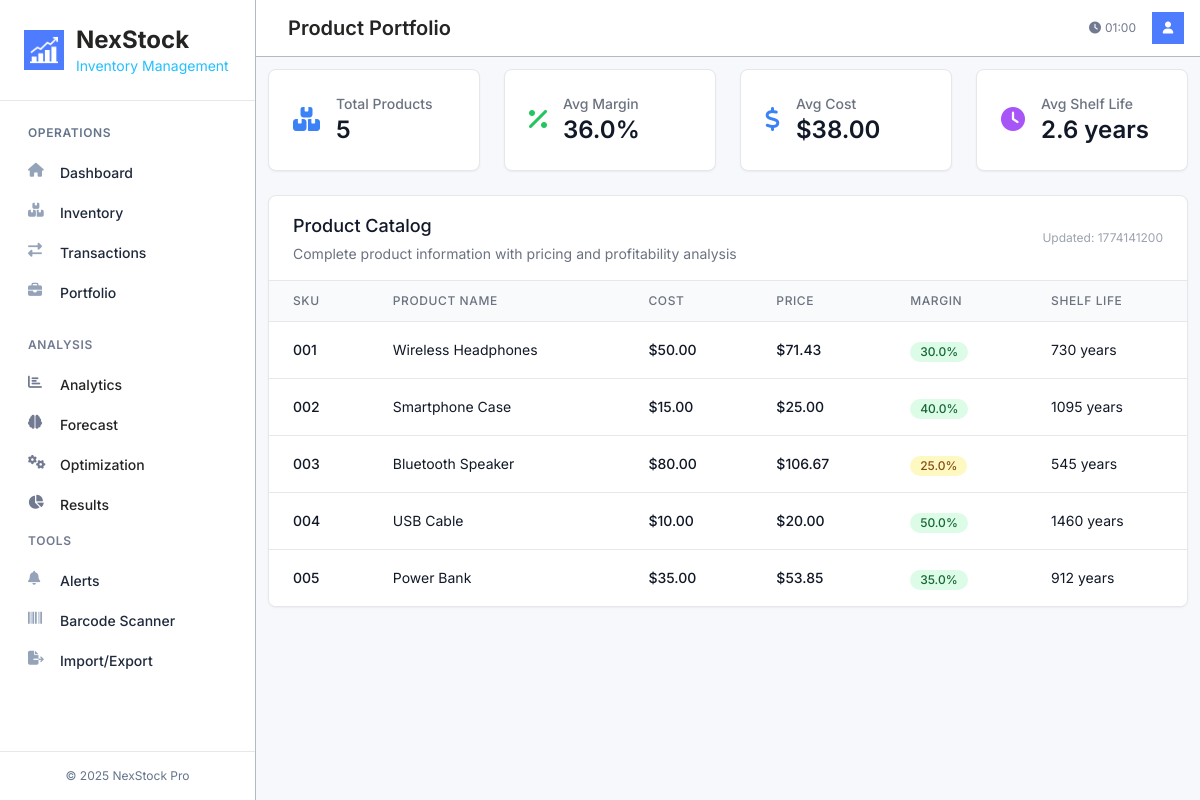
Screenshot of /portfolio_fresh with the database file from the repository.
### tables this page shows
CREATE TABLE products (
                SKU TEXT PRIMARY KEY,
                NAME TEXT,
                COST REAL,
                MARGIN REAL,
                EXPIRATION INTEGER
            , supplier_id INTEGER, supplier_lead_time_days INTEGER DEFAULT 7, created_at TEXT, updated_at TEXT);

### app.py (the view)
@app.route("/portfolio_fresh", methods=["GET"])
def portfolio_fresh():
    try:
        products = execute_query("SELECT * FROM products")
        print(f"Fresh Portfolio route: Found {len(products)} products")
        if products:
            print(f"First product data: SKU={products[0].get('SKU')}, COST={products[0].get('COST')}, MARGIN={products[0].get('MARGIN')}")
        from flask import make_response
        import time
        import time
        timestamp = int(time.time())
        response = make_response(render_template("portfolio_fresh.html", products=products, cache_bust=timestamp))
        response.headers['Cache-Control'] = 'no-cache, no-store, must-revalidate, max-age=0'
        response.headers['Pragma'] = 'no-cache'
        response.headers['Expires'] = '0'
        response.headers['Last-Modified'] = 'Thu, 01 Jan 1970 00:00:00 GMT'
        return response
    except Exception as e:
        print(f"Error in fresh portfolio route: {e}")
        return f"Error: {e}", 500

### app.py (called while the page is built)
@app.context_processor
def inject_cache_buster():
    import time
    return {'cache_buster': int(time.time())}

def get_db_connection():
    db_path = os.path.join(os.path.dirname(os.path.abspath(__file__)), DATABASE)
    print(f"Attempting to connect to database at: {db_path}", flush=True)
    print(f"Database file exists: {os.path.exists(db_path)}", flush=True)
    conn = sqlite3.connect(db_path)
    conn.row_factory = sqlite3.Row
    return conn

def execute_query(query, *params):
    conn = get_db_connection()
    try:
        cursor = conn.cursor()
        cursor.execute(query, params)
        if query.strip().upper().startswith('SELECT'):
            rows = cursor.fetchall()
            return [dict(row) for row in rows]
        else:
            conn.commit()
            return cursor.rowcount
    except Exception as e:
        print(f"Database error: {e}")
        raise e
    finally:
        conn.close()

@app.after_request
def after_request(response):
    response.headers["Cache-Control"] = "no-cache, no-store, must-revalidate"
    response.headers["Expires"] = 0
    response.headers["Pragma"] = "no-cache"
    return response

### templates/portfolio_fresh.html (shortened to what this page needs)
{% extends "layout.html" %}
{% block page_title %}Product Portfolio{% endblock %}
{% block main %}
<div class="space-y-6">
    <div class="grid grid-cols-1 md:grid-cols-4 gap-6">
        <div class="bg-white rounded-lg shadow-sm border border-gray-200 p-6">
            <div class="flex items-center">
                <div class="flex-shrink-0">
                    <i class="fas fa-boxes text-2xl text-blue-500"></i>
                </div>
                <div class="ml-4">
                    <p class="text-sm font-medium text-gray-500">Total Products</p>
                    <p class="text-2xl font-semibold text-gray-900">{{ products|length }}</p>
                </div>
            </div>
        </div>
        <div class="bg-white rounded-lg shadow-sm border border-gray-200 p-6">
            <div class="flex items-center">
                <div class="flex-shrink-0">
                    <i class="fas fa-percentage text-2xl text-green-500"></i>
                </div>
                <div class="ml-4">
                    <p class="text-sm font-medium text-gray-500">Avg Margin</p>
                    <p class="text-2xl font-semibold text-gray-900">
                        {% set ns = namespace(total=0, count=0) %}
                        {% for product in products %}
                            {% if product.MARGIN is not none %}
                                {% set ns.total = ns.total + (product.MARGIN * 100) %}
                                {% set ns.count = ns.count + 1 %}
                            {% endif %}
                        {% endfor %}
                        {% if ns.count > 0 %}
                            {{ "%.1f"|format(ns.total / ns.count) }}%
                        {% else %}
                            N/A
                        {% endif %}
                    </p>
                </div>
            </div>
        </div>
        <div class="bg-white rounded-lg shadow-sm border border-gray-200 p-6">
            <div class="flex items-center">
                <div class="flex-shrink-0">
                    <i class="fas fa-dollar-sign text-2xl text-blue-500"></i>
                </div>
                <div class="ml-4">
                    <p class="text-sm font-medium text-gray-500">Avg Cost</p>
                    <p class="text-2xl font-semibold text-gray-900">
                        {% set ns = namespace(total=0, count=0) %}
                        {% for product in products %}
                            {% if product.COST is not none %}
                                {% set ns.total = ns.total + product.COST %}
                                {% set ns.count = ns.count + 1 %}
                            {% endif %}
                        {% endfor %}
                        {% if ns.count > 0 %}
                            ${{ "%.2f"|format(ns.total / ns.count) }}
                        {% else %}
                            N/A
                        {% endif %}
                    </p>
                </div>
            </div>
        </div>
        <div class="bg-white rounded-lg shadow-sm border border-gray-200 p-6">
            <div class="flex items-center">
                <div class="flex-shrink-0">
                    <i class="fas fa-clock text-2xl text-purple-500"></i>
                </div>
                <div class="ml-4">
                    <p class="text-sm font-medium text-gray-500">Avg Shelf Life</p>
                    <p class="text-2xl font-semibold text-gray-900">
                        {% set ns = namespace(total=0, count=0) %}
                        {% for product in products %}
                            {% if product.EXPIRATION is not none %}
                                {% set ns.total = ns.total + product.EXPIRATION %}
                                {% set ns.count = ns.count + 1 %}
                            {% endif %}
                        {% endfor %}
                        {% if ns.count > 0 %}
                            {% set avg_exp_days = ns.total / ns.count %}
                            {% set avg_exp_years = avg_exp_days / 365 %}
                            {{ "%.1f"|format(avg_exp_years) }} years
                        {% else %}
                            N/A
                        {% endif %}
                    </p>
                </div>
            </div>
        </div>
    </div>
    <div class="bg-white rounded-lg shadow-sm border border-gray-200 overflow-hidden">
        <div class="px-6 py-4 border-b border-gray-200">
            <div class="flex justify-between items-center">
                <div>
                    <h3 class="text-lg font-medium text-gray-900">Product Catalog</h3>
                    <p class="mt-1 text-sm text-gray-500">Complete product information with pricing and profitability analysis</p>
                </div>
                <div class="text-xs text-gray-400">
                    Updated: {{ cache_bust }}
                </div>
            </div>
        </div>
        <div class="overflow-x-auto">
            <table class="min-w-full divide-y divide-gray-200">
                <thead class="bg-gray-50">
                    <tr>
                        <th class="px-6 py-3 text-left text-xs font-medium text-gray-500 uppercase tracking-wider">
                            SKU
                        </th>
                        <th class="px-6 py-3 text-left text-xs font-medium text-gray-500 uppercase tracking-wider">
                            Product Name
                        </th>
                        <th class="px-6 py-3 text-left text-xs font-medium text-gray-500 uppercase tracking-wider">
                            Cost
                        </th>
                        <th class="px-6 py-3 text-left text-xs font-medium text-gray-500 uppercase tracking-wider">
                            Price
                        </th>
                        <th class="px-6 py-3 text-left text-xs font-medium text-gray-500 uppercase tracking-wider">
                            Margin
                        </th>
                        <th class="px-6 py-3 text-left text-xs font-medium text-gray-500 uppercase tracking-wider">
                            Shelf Life
                        </th>
                    </tr>
                </thead>
                <tbody class="bg-white divide-y divide-gray-200">
                    {% for product in products %}
                    <tr class="hover:bg-gray-50">
                        <td class="px-6 py-4 whitespace-nowrap text-sm font-medium text-gray-900">
                            {{ product.SKU }}
                        </td>
                        <td class="px-6 py-4 whitespace-nowrap text-sm text-gray-900">
                            {{ product.NAME or 'Unnamed Product' }}
                        </td>
                        <td class="px-6 py-4 whitespace-nowrap text-sm font-medium text-gray-900">
                            ${{ "%.2f"|format(product.COST) }}
                        </td>
                        <td class="px-6 py-4 whitespace-nowrap text-sm font-medium text-gray-900">
                            {% set calculated_price = product.COST * (100 / (100 - (product.MARGIN * 100))) %}
                            ${{ "%.2f"|format(calculated_price) }}
                        </td>
                        <td class="px-6 py-4 whitespace-nowrap">
                            {% set margin_percent = product.MARGIN * 100 %}
                            {% if margin_percent >= 30 %}
                                <span class="inline-flex items-center px-2.5 py-0.5 rounded-full text-xs font-medium bg-green-100 text-green-800">
                                    {{ "%.1f"|format(margin_percent) }}%
                                </span>
                            {% elif margin_percent >= 15 %}
                                <span class="inline-flex items-center px-2.5 py-0.5 rounded-full text-xs font-medium bg-yellow-100 text-yellow-800">
                                    {{ "%.1f"|format(margin_percent) }}%
                                </span>
                            {% else %}
                                <span class="inline-flex items-center px-2.5 py-0.5 rounded-full text-xs font-medium bg-red-100 text-red-800">
                                    {{ "%.1f"|format(margin_percent) }}%
                                </span>
                            {% endif %}
                        </td>
                        <td class="px-6 py-4 whitespace-nowrap text-sm text-gray-900">
                            {% if product.EXPIRATION %}
                                {{ product.EXPIRATION }} years
                            {% else %}
                                <span class="text-gray-400">Not specified</span>
                            {% endif %}
                        </td>
                    </tr>
                    {% endfor %}
                </tbody>
            </table>
        </div>
    </div>
</div>
{% endblock %}

### templates/layout.html (style rules this page uses)
body { font-family: 'Inter', sans-serif; }
html { scroll-behavior: smooth; }
.numerro-bg { background-color: #F6F8FC; }
.numerro-text-primary { color: #252423; }

### rows the page displays
products: SKU "001", NAME "Wireless Headphones", COST "50.00", calculated_price "71.43", margin_percent "30.0", EXPIRATION "730"
products: SKU "002", NAME "Smartphone Case", COST "15.00", calculated_price "25.00", margin_percent "40.0", EXPIRATION "1095"
products: SKU "003", NAME "Bluetooth Speaker", COST "80.00", calculated_price "106.67", margin_percent "25.0", EXPIRATION "545"
products: SKU "004", NAME "USB Cable", COST "10.00", calculated_price "20.00", margin_percent "50.0", EXPIRATION "1460"
products: SKU "005", NAME "Power Bank", COST "35.00", calculated_price "53.85", COST "35.0", EXPIRATION "912"

### other values shown
{{ products|length }} "5"
{{ "%.1f"|format(ns.total / ns.count) }} "36.0"
{{ "%.2f"|format(ns.total / ns.count) }} "38.00"
{{ "%.1f"|format(avg_exp_years) }} "2.6"
